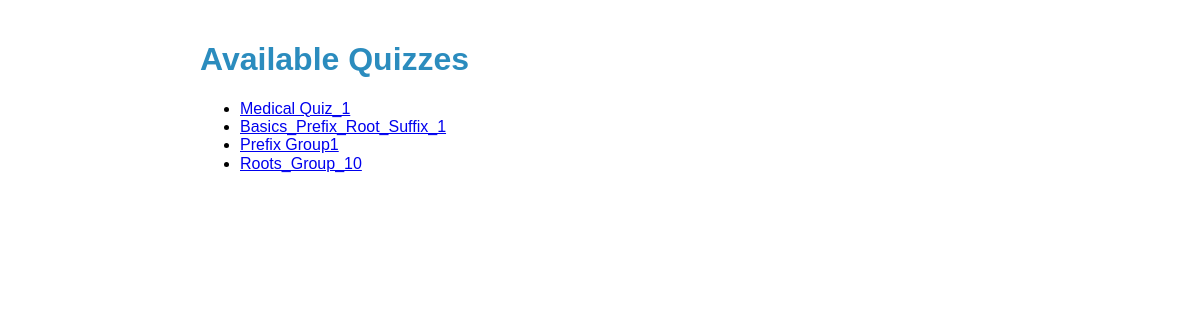
Before: /assessments/ with the older database file.
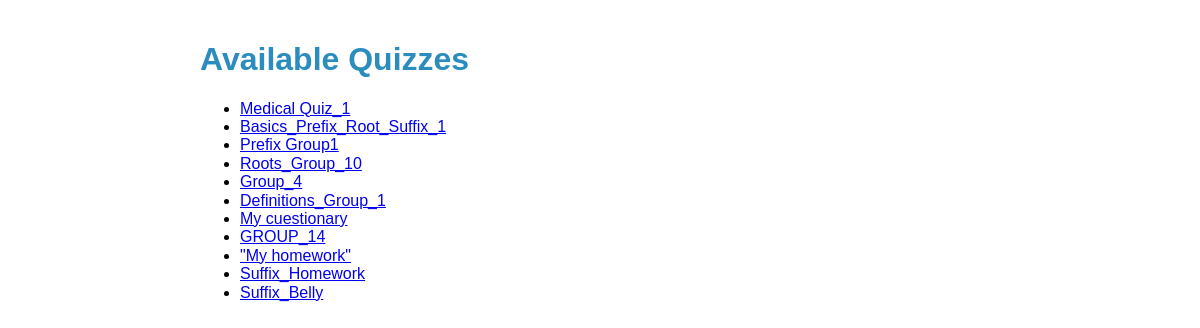
After: the same page with the newer database file.
### assessments/models.py (models this page shows, shortened)
class Quiz(models.Model):
    title = models.CharField(max_length=100)

### assessments/views.py (the view)
# urls.py: path("", views.quiz_list, name="quiz_list"),
def quiz_list(request):
    quizzes = Quiz.objects.all()
    return render(request, "assessments/quiz_list.html", {"quizzes": quizzes})

### assessments/templates/assessments/quiz_list.html (shortened to what this page needs)
{% load static %}
<!DOCTYPE html>
<html lang="en">
  <head>
    <link
      rel="stylesheet"
      href="https://cdnjs.cloudflare.com/ajax/libs/normalize/8.0.1/normalize.min.css"
    />
    <link rel="stylesheet" href="{% static 'css/styles.css' %}" />
  </head>
  <body>
    <h1>Available Quizzes</h1>
    <ul class="quiz-list">
      {% for quiz in quizzes %}
      <li>
        <a
          href="{% url 'quiz_detail' quiz.id %}"
          hx-get="{% url 'quiz_detail' quiz.id %}"
          hx-target="#quiz-details"
          hx-swap="innerHTML"
          aria-label="View details for {{ quiz.title }}"
          >{{ quiz.title }}</a
        >
      </li>
      {% empty %}
      <li>No quizzes available at the moment.</li>
      {% endfor %}
    </ul>
  </body>
</html>

### assessments/templates/assessments/quiz_list.html (style rules this page uses)
body { font-family: Arial, sans-serif; padding: 20px; max-width: 800px; margin: auto; }
h1 { color: #2b8cbe; }
.quiz-list { margin-top: 20px; }

Changed rows visible on the page:
added Quiz: title "Group_4"
added Quiz: title "Definitions_Group_1"
added Quiz: title "My cuestionary"
added Quiz: title "GROUP_14"
added Quiz: title "\"My homework\""
added Quiz: title "Suffix_Homework"
added Quiz: title "Suffix_Belly"
